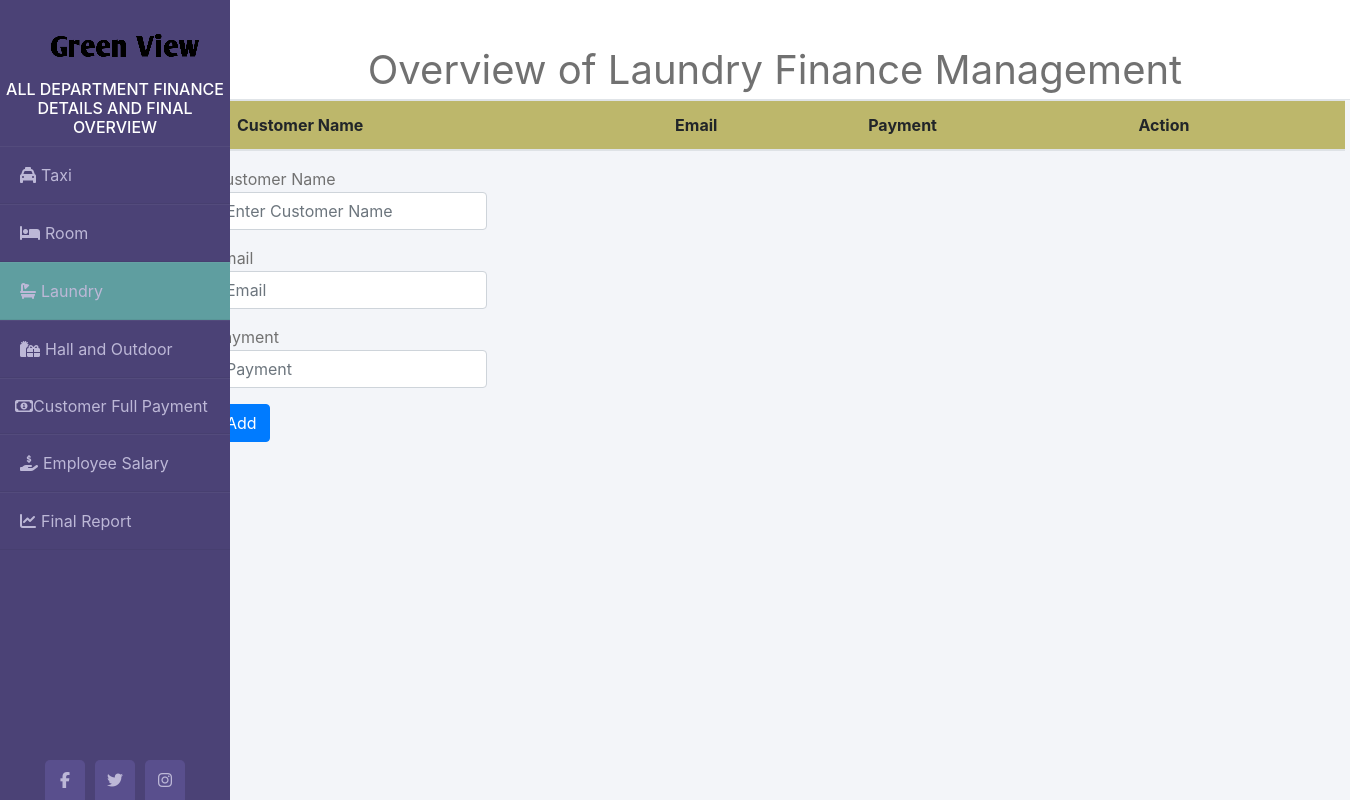
/indexLaundry.php, run on an earlier commit of the app's database.
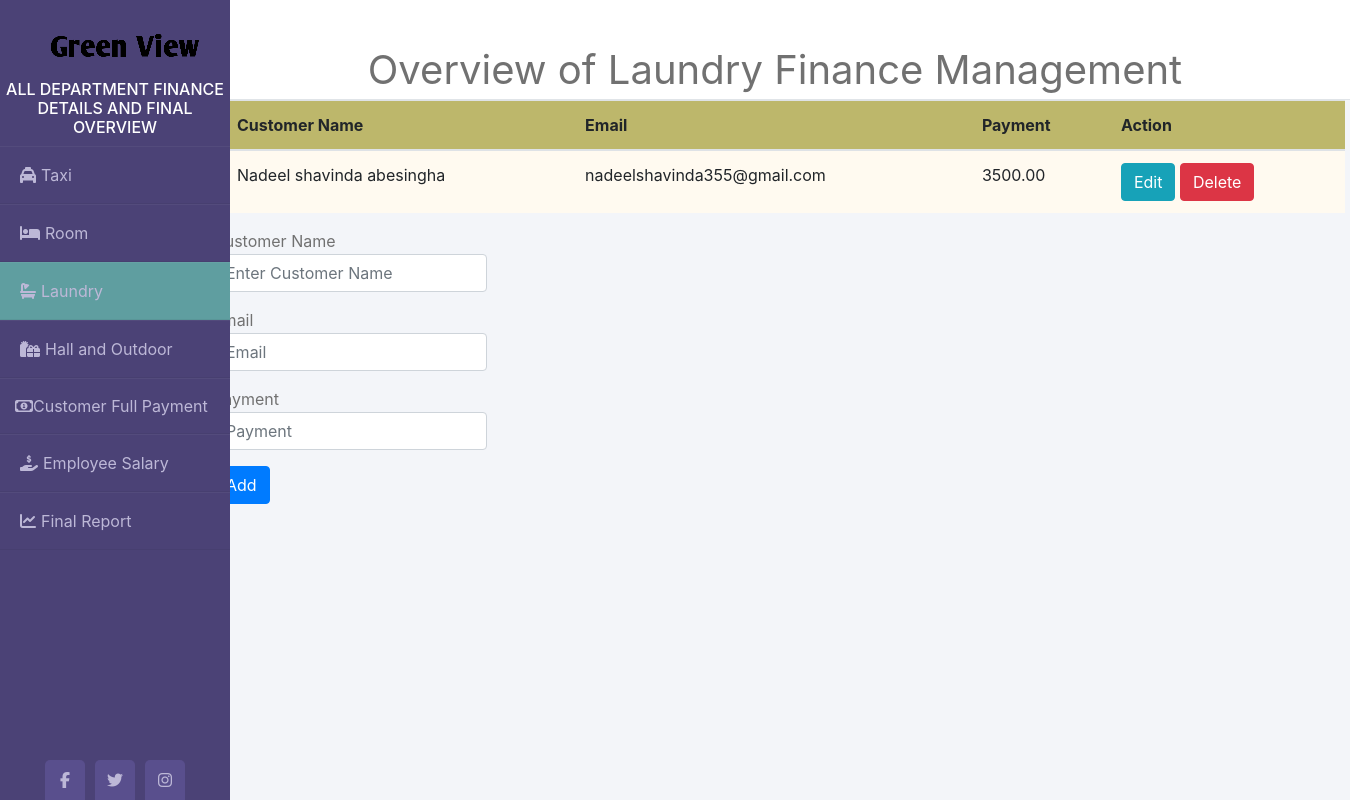
And on a later commit of the database.
### tables this page shows
CREATE TABLE `laundry_payment` (
  `customer_id` int(4) NOT NULL,
  `customer_name` varchar(100) NOT NULL,
  `email` varchar(50) NOT NULL,
  `payment` decimal(10,2) NOT NULL
);

### Backend/laundryIndex.php (called while the page is built, shortened)
<?php
    $update = false;
    $name = '';
    $email = '';
    $pay = '';
?>

### indexLaundry.php (the view, shortened to what this page needs)
<!DOCTYPE html>
<html lang="en">
<head>
<link rel="stylesheet" href="https://cdnjs.cloudflare.com/ajax/libs/twitter-bootstrap/4.4.1/css/bootstrap.min.css">
<link rel="stylesheet" href="https://cdnjs.cloudflare.com/ajax/libs/font-awesome/5.13.0/css/all.min.css">
<link rel = "stylesheet" href = "assets/css/styles.css">
</head>
<body>
<div class = "wrapper">
    <div class = "sidebar">
        <img class = "imge" src = "assets/img/logo/logo-img.png">
        <h6>All Department Finance Details and Final Overview</h6>
        <ul>
            <li><a href = "indexTaxi.php"><i class="fas fa-taxi"></i>Taxi</a></li>
            <li><a href = "indexRoom.php"><i class="fas fa-bed"></i>Room</a></li>
            <li class = "active"><a href = "indexLaundry.php"><i class="fas fa-bath"></i>Laundry</a></li>
            <li><a href = "indexHall.php"><i class="fas fa-gifts"></i>Hall and Outdoor</a></li>
            <li><a href = "customerBill.php"><i class="far fa-money-bill-alt"></i>Customer Full Payment</a></li>
            <li><a href = "indexEmployee.php"><i class="fas fa-hand-holding-usd"></i>Employee Salary</a></li>
            <li><a href = "indexFinal.php"><i class="fas fa-chart-line"></i>Final Report</a></li>
        </ul>
        <div class="social_media">
            <a href="https://www.facebook.com"><i class="fab fa-facebook-f"></i></a>
            <a href="https://www.twitter.com"><i class="fab fa-twitter"></i></a>
            <a href="https://www.instagram.com"><i class="fab fa-instagram"></i></a>
        </div>
    </div>
    <div class="main_content">
        <div class = "header">Overview of Laundry Finance Management</div>
        <?php require_once 'Backend/laundryIndex.php'; ?>
        <div class ="container">
        <?php
            $mysqli = new mysqli('localhost','root','','greenview') or die(mysqli_error($mysqli));
            $result = $mysqli->query("SELECT * FROM laundry_payment") or die($mysqli->error);
        ?>
            <div class = "row justify-content-center">
                <div class = "tab">
                <table class="table">
                    <thead>
                        <tr class = "trow">
                            <th>Customer Name</th>
                            <th>Email</th>
                            <th>Payment</th>
                            <th colspan = "2">Action</th>
                        </tr>
                    </thead>
                    <?php
                        while($row = $result->fetch_assoc()): ?>
                            <tr>
                                <td><?php echo $row['customer_name']; ?></td>
                                <td><?php echo $row['email']; ?></td>
                                <td><?php echo $row['payment']; ?></td>
                                <td>
                                    <a href = "indexLaundry.php?edit=<?php echo $row['customer_id']; ?>"
                                    class = "btn btn-info">Edit</a>
                                    <a href = "indexLaundry.php?delete=<?php echo $row['customer_id']; ?>"
                                    class = "btn btn-danger">Delete</a>
                                </td>
                            </tr>
                        <?php endwhile; ?>
                </table>
                        </div>
            </div>
            <div class = "row justify-content-center">
                <div class = "info">
                    <form action="" method = "POST">
                        <div class="form-group">
                            <lable>Customer Name</lable>
                            <input type="text" name = "customer_name"
                            value ="<?php echo $name; ?>" class = "form-control" placeholder = "Enter Customer Name" required>
                        </div>
                        <div class="form-group">
                            <lable>Email</lable>
                            <input type="text" name = "email" value ="<?php echo $email; ?>"
                            class = "form-control" placeholder = "Email" pattern = "[^ @]*@[^ @]*" required>
                        </div>
                        <div class="form-group">
                            <lable>Payment</lable>
                            <input type="number" name = "payment" value ="<?php echo $pay; ?>"
                            class = "form-control" placeholder = "Payment" required>
                        </div>
                        <div class="form-group">
                            <?php
                            if($update == true):
                            ?>
                                <button type = "submit" class = "btn btn-info" name = "update">Update</button>
                            <?php else: ?>
                                <button type = "submit" name = "add" class = "btn btn-primary">Add</button>
                            <?php endif; ?>
                        </div>
                    </form>
                </div>
                </div>
            </div>
    </div>
</div>
</body>
</html>

What changed in the data, as far as the page shows it:
added laundry_payment: customer_name "Nadeel shavinda abesingha", email "nadeelshavinda355@gmail.com", payment "3500.00"
